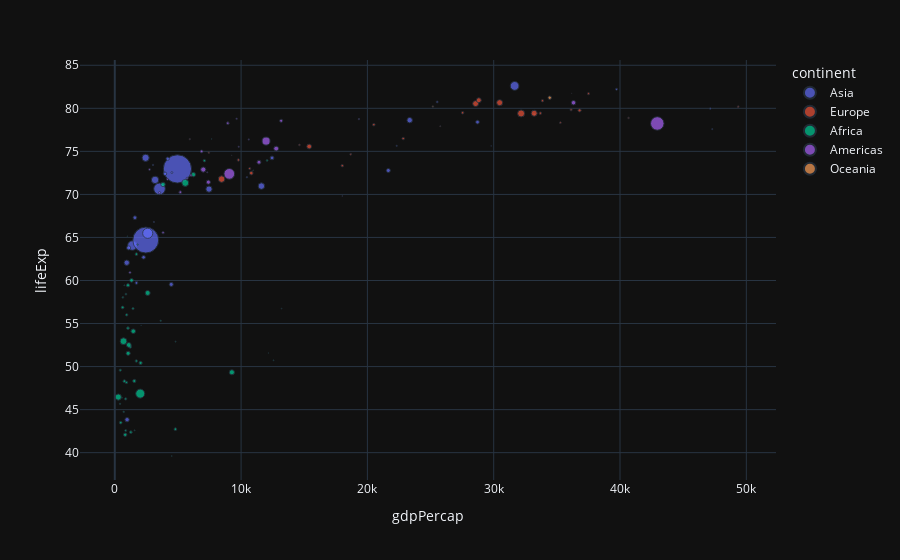

The notebook cell saved with this chart:
### Markdown cell above
### Show the country name as you hover the mouse over the points

> You may use the `hover_name` parameter

### Code cell
px.scatter(data_frame=df_countries, x='gdpPercap', y='lifeExp', color='continent', size='pop', hover_name='country')

### Figure 1 — Plotly figure (JSON) as saved in the notebook; plotly's stock layout.template omitted (floating-point values rounded to 4 significant figures)
{"data": [{"hovertemplate": "<b>%{hovertext}</b><br><br>continent=Asia<br>gdpPercap=%{x}<br>lifeExp=%{y}<br>pop=%{marker.size}<extra></extra>", "hovertext": ["Afghanistan", "Bahrain", "Bangladesh", "Cambodia", "China", "Hong Kong, China", "India", "Indonesia", "Iran", "Iraq", "Israel", "Japan", "Jordan", "Korea, Dem. Rep.", "Korea, Rep.", "Kuwait", "Lebanon", "Malaysia", "Mongolia", "Myanmar", "Nepal", "Oman", "Pakistan", "Philippines", "Saudi Arabia", "Singapore", "Sri Lanka", "Syria", "Taiwan", "Thailand", "Vietnam", "West Bank and Gaza", "Yemen, Rep."], "legendgroup": "Asia", "marker": {"color": "#636efa", "size": [31889923, 708573, 150448339, 14131858, 1318683096, 6980412, 1110396331, 223547000, 69453570, 27499638, 6426679, 127467972, 6053193, 23301725, 49044790, 2505559, 3921278, 24821286, 2874127, 47761980, 28901790, 3204897, 169270617, 91077287, 27601038, 4553009, 20378239, 19314747, 23174294, 65068149, 85262356, 4018332, 22211743], "sizemode": "area", "sizeref": 3297000.0, "symbol": "circle"}, "mode": "markers", "name": "Asia", "orientation": "v", "showlegend": true, "type": "scatter", "x": [974.6, 29800.0, 1391.0, 1714.0, 4959.0, 39720.0, 2452.0, 3541.0, 11610.0, 4471.0, 25520.0, 31660.0, 4519.0, 1593.0, 23350.0, 47310.0, 10460.0, 12450.0, 3096.0, 944, 1091.0, 22320.0, 2606.0, 3190.0, 21650.0, 47140.0, 3970.0, 4185.0, 28720.0, 7458.0, 2442.0, 3025.0, 2281.0], "xaxis": "x", "y": [43.83, 75.64, 64.06, 59.72, 72.96, 82.21, 64.7, 70.65, 70.96, 59.55, 80.75, 82.6, 72.53, 67.3, 78.62, 77.59, 71.99, 74.24, 66.8, 62.07, 63.78, 75.64, 65.48, 71.69, 72.78, 79.97, 72.4, 74.14, 78.4, 70.62, 74.25, 73.42, 62.7], "yaxis": "y"}, {"hovertemplate": "<b>%{hovertext}</b><br><br>continent=Europe<br>gdpPercap=%{x}<br>lifeExp=%{y}<br>pop=%{marker.size}<extra></extra>", "hovertext": ["Albania", "Austria", "Belgium", "Bosnia and Herzegovina", "Bulgaria", "Croatia", "Czech Republic", "Denmark", "Finland", "France", "Germany", "Greece", "Hungary", "Iceland", "Ireland", "Italy", "Montenegro", "Netherlands", "Norway", "Poland", "Portugal", "Romania", "Serbia", "Slovak Republic", "Slovenia", "Spain", "Sweden", "Switzerland", "Turkey", "United Kingdom"], "legendgroup": "Europe", "marker": {"color": "#EF553B", "size": [3600523, 8199783, 10392226, 4552198, 7322858, 4493312, 10228744, 5468120, 5238460, 61083916, 82400996, 10706290, 9956108, 301931, 4109086, 58147733, 684736, 16570613, 4627926, 38518241, 10642836, 22276056, 10150265, 5447502, 2009245, 40448191, 9031088, 7554661, 71158647, 60776238], "sizemode": "area", "sizeref": 3297000.0, "symbol": "circle"}, "mode": "markers", "name": "Europe", "orientation": "v", "showlegend": true, "type": "scatter", "x": [5937.0, 36130.0, 33690.0, 7446.0, 10680.0, 14620.0, 22830.0, 35280.0, 33210.0, 30470.0, 32170.0, 27540.0, 18010.0, 36180.0, 40680.0, 28570.0, 9254.0, 36800.0, 49360.0, 15390.0, 20510.0, 10810.0, 9787.0, 18680.0, 25770.0, 28820.0, 33860.0, 37510.0, 8458.0, 33200.0], "xaxis": "x", "y": [76.42, 79.83, 79.44, 74.85, 73.0, 75.75, 76.49, 78.33, 79.31, 80.66, 79.41, 79.48, 73.34, 81.76, 78.89, 80.55, 74.54, 79.76, 80.2, 75.56, 78.1, 72.48, 74.0, 74.66, 77.93, 80.94, 80.88, 81.7, 71.78, 79.42], "yaxis": "y"}, {"hovertemplate": "<b>%{hovertext}</b><br><br>continent=Africa<br>gdpPercap=%{x}<br>lifeExp=%{y}<br>pop=%{marker.size}<extra></extra>", "hovertext": ["Algeria", "Angola", "Benin", "Botswana", "Burkina Faso", "Burundi", "Cameroon", "Central African Republic", "Chad", "Comoros", "Congo, Dem. Rep.", "Congo, Rep.", "Cote d'Ivoire", "Djibouti", "Egypt", "Equatorial Guinea", "Eritrea", "Ethiopia", "Gabon", "Gambia", "Ghana", "Guinea", "Guinea-Bissau", "Kenya", "Lesotho", "Liberia", "Libya", "Madagascar", "Malawi", "Mali", "Mauritania", "Mauritius", "Morocco", "Mozambique", "Namibia", "Niger", "Nigeria", "Reunion", "Rwanda", "Sao Tome and Principe", "Senegal", "Sierra Leone", "Somalia", "South Africa", "Sudan", "Swaziland", "Tanzania", "Togo", "Tunisia", "Uganda", "Zambia", "Zimbabwe"], "legendgroup": "Africa", "marker": {"color": "#00cc96", "size": [33333216, 12420476, 8078314, 1639131, 14326203, 8390505, 17696293, 4369038, 10238807, 710960, 64606759, 3800610, 18013409, 496374, 80264543, 551201, 4906585, 76511887, 1454867, 1688359, 22873338, 9947814, 1472041, 35610177, 2012649, 3193942, 6036914, 19167654, 13327079, 12031795, 3270065, 1250882, 33757175, 19951656, 2055080, 12894865, 135031164, 798094, 8860588, 199579, 12267493, 6144562, 9118773, 43997828, 42292929, 1133066, 38139640, 5701579, 10276158, 29170398, 11746035, 12311143], "sizemode": "area", "sizeref": 3297000.0, "symbol": "circle"}, "mode": "markers", "name": "Africa", "orientation": "v", "showlegend": true, "type": "scatter", "x": [6223.0, 4797.0, 1441.0, 12570.0, 1217.0, 430.1, 2042.0, 706.0, 1704.0, 986.1, 277.6, 3633.0, 1545.0, 2082.0, 5581.0, 12150.0, 641.4, 690.8, 13210.0, 752.7, 1328.0, 942.7, 579.2, 1463.0, 1569.0, 414.5, 12060.0, 1045.0, 759.3, 1043.0, 1803.0, 10960.0, 3820.0, 823.7, 4811.0, 619.7, 2014.0, 7670.0, 863.1, 1598.0, 1712.0, 862.5, 926.1, 9270.0, 2602.0, 4513.0, 1107.0, 883.0, 7093.0, 1056.0, 1271.0, 469.7], "xaxis": "x", "y": [72.3, 42.73, 56.73, 50.73, 52.3, 49.58, 50.43, 44.74, 50.65, 65.15, 46.46, 55.32, 48.33, 54.79, 71.34, 51.58, 58.04, 52.95, 56.73, 59.45, 60.02, 56.01, 46.39, 54.11, 42.59, 45.68, 73.95, 59.44, 48.3, 54.47, 64.16, 72.8, 71.16, 42.08, 52.91, 56.87, 46.86, 76.44, 46.24, 65.53, 63.06, 42.57, 48.16, 49.34, 58.56, 39.61, 52.52, 58.42, 73.92, 51.54, 42.38, 43.49], "yaxis": "y"}, {"hovertemplate": "<b>%{hovertext}</b><br><br>continent=Americas<br>gdpPercap=%{x}<br>lifeExp=%{y}<br>pop=%{marker.size}<extra></extra>", "hovertext": ["Argentina", "Bolivia", "Brazil", "Canada", "Chile", "Colombia", "Costa Rica", "Cuba", "Dominican Republic", "Ecuador", "El Salvador", "Guatemala", "Haiti", "Honduras", "Jamaica", "Mexico", "Nicaragua", "Panama", "Paraguay", "Peru", "Puerto Rico", "Trinidad and Tobago", "United States", "Uruguay", "Venezuela"], "legendgroup": "Americas", "marker": {"color": "#ab63fa", "size": [40301927, 9119152, 190010647, 33390141, 16284741, 44227550, 4133884, 11416987, 9319622, 13755680, 6939688, 12572928, 8502814, 7483763, 2780132, 108700891, 5675356, 3242173, 6667147, 28674757, 3942491, 1056608, 301139947, 3447496, 26084662], "sizemode": "area", "sizeref": 3297000.0, "symbol": "circle"}, "mode": "markers", "name": "Americas", "orientation": "v", "showlegend": true, "type": "scatter", "x": [12780.0, 3822.0, 9066.0, 36320.0, 13170.0, 7007.0, 9645.0, 8948.0, 6025.0, 6873.0, 5728.0, 5186.0, 1202.0, 3548.0, 7321.0, 11980.0, 2749.0, 9809.0, 4173.0, 7409.0, 19330.0, 18010.0, 42950.0, 10610.0, 11420.0], "xaxis": "x", "y": [75.32, 65.55, 72.39, 80.65, 78.55, 72.89, 78.78, 78.27, 72.23, 74.99, 71.88, 70.26, 60.92, 70.2, 72.57, 76.19, 72.9, 75.54, 71.75, 71.42, 78.75, 69.82, 78.24, 76.38, 73.75], "yaxis": "y"}, {"hovertemplate": "<b>%{hovertext}</b><br><br>continent=Oceania<br>gdpPercap=%{x}<br>lifeExp=%{y}<br>pop=%{marker.size}<extra></extra>", "hovertext": ["Australia", "New Zealand"], "legendgroup": "Oceania", "marker": {"color": "#FFA15A", "size": [20434176, 4115771], "sizemode": "area", "sizeref": 3297000.0, "symbol": "circle"}, "mode": "markers", "name": "Oceania", "orientation": "v", "showlegend": true, "type": "scatter", "x": [34440.0, 25190.0], "xaxis": "x", "y": [81.23, 80.2], "yaxis": "y"}], "layout": {"legend": {"itemsizing": "constant", "title": {"text": "continent"}, "tracegroupgap": 0}, "margin": {"t": 60}, "xaxis": {"anchor": "y", "domain": [0, 1], "title": {"text": "gdpPercap"}}, "yaxis": {"anchor": "x", "domain": [0, 1], "title": {"text": "lifeExp"}}}}
